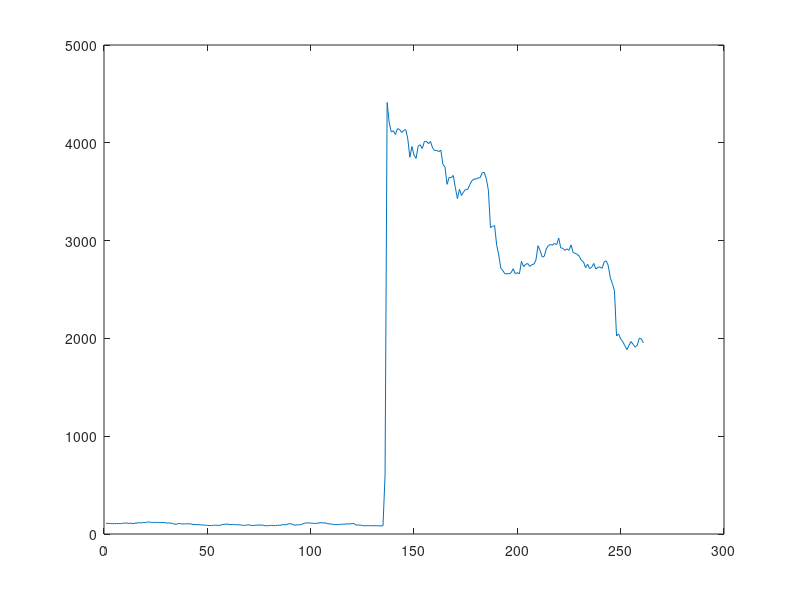

This chart was generated by the following MATLAB code:
%%
Published=datestr(now, 21);
clc;clear;close all;

%% Question 1
clc;clear;close all;
load fordstock
load gmstock
a=(ford<gm);
b=sum(a);
fprintf('Ford''s stock closed higher than GM''s on %2.0d days.\n',b);

%% Question 2
clc;clear;close all;
load fordstock
load gmstock
a=(ford<gm);
b=find(a==1);
c=b(1);
fprintf('Ford''s stock fell below GM''s for the first time on day %2.0d. Ford''s stock was %2.0f on that day.\n',c,ford(c));

%% Question 3
clc;clear;close all;
load fordstock
load gmstock
a=(ford>gm);
b=find(a==1);
c=b(end)+1;
fprintf('Ford''s stock fell below GM''s for the last time on day %2.0d. Ford''s stock that day was %2.0f.\n',c,ford(c));

%% Question 4
clc;clear;close all;
load fordstock
load gmstock
a=ford-gm;
b=find(diff(sign(a)));
c=(b>0);
c=sum(c);
fprintf('The two stocks crossed %2.0d times on days:\n',c);
fprintf('%2.0d ',b);
fprintf('\n');

%% Question 5
clc;clear;close all;
load netflixstock.csv
a=max(netflixstock);
b=min(netflixstock);
c=find(netflixstock==a);
d=find(netflixstock==b);
fprintf('Max is %2.0f. Min is %2.0f.\nThe max occured on day %2.0d and the min occured on day %2.0d.\n',a,b,c,d);
plot(netflixstock)